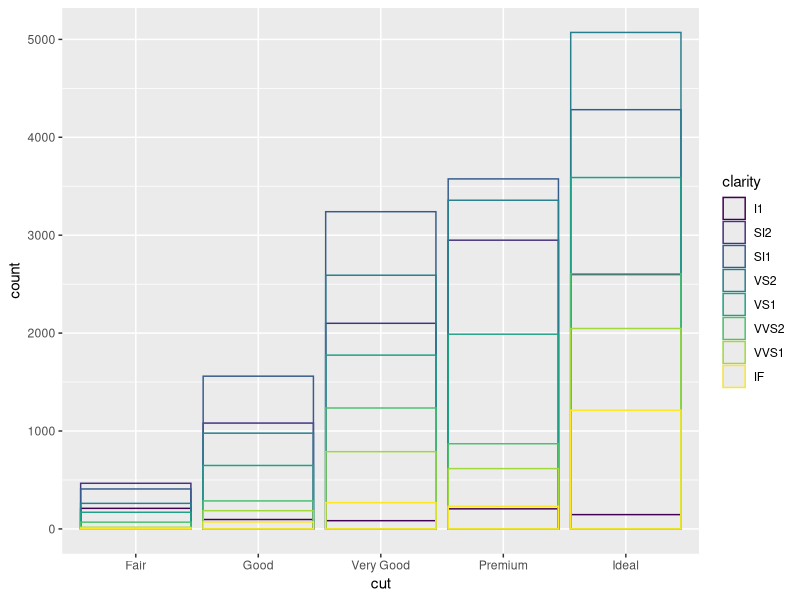

Recreate this plot in R.
require(MASS)
require(ggplot2)
ggplot(data = diamonds, mapping = aes(x = cut, colour = clarity)) + 
  geom_bar(fill = NA, position = "identity")

